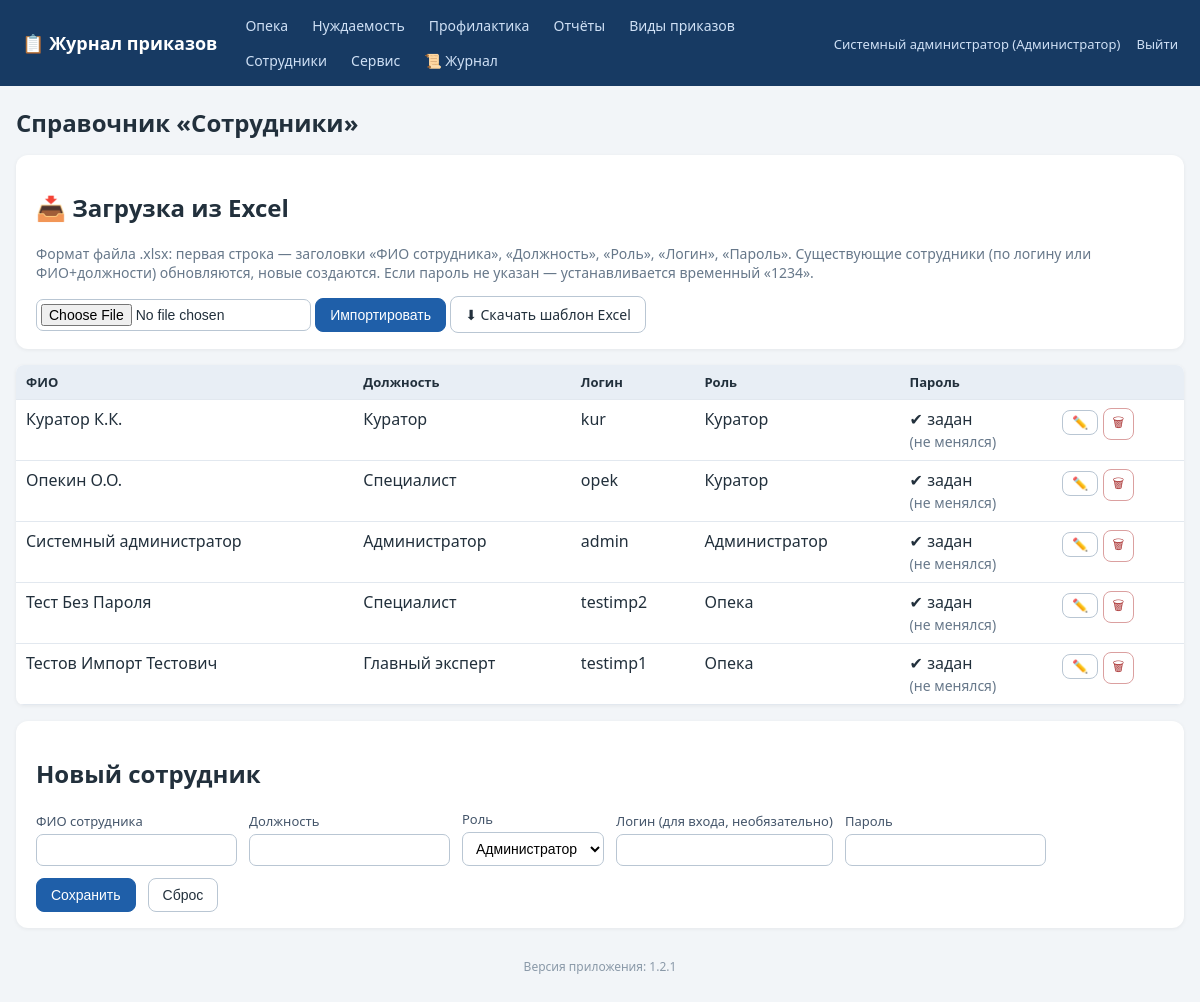
/employees (signed in), run on the app's committed database.
### tables this page shows
CREATE TABLE employees (
    id INTEGER PRIMARY KEY AUTOINCREMENT,
    full_name TEXT NOT NULL,
    position TEXT NOT NULL DEFAULT '',
    login TEXT UNIQUE,
    password_hash TEXT,
    role_id INTEGER REFERENCES roles(id)
, pwd_changed_at TEXT);

CREATE TABLE roles (
    id INTEGER PRIMARY KEY AUTOINCREMENT,
    name TEXT UNIQUE NOT NULL
);

### app.py (the view)
@app.route('/employees')
def employees():
    require_login()
    conn = get_db()
    rows = conn.execute('SELECT e.*, r.name role_name FROM employees e '
                        'LEFT JOIN roles r ON r.id=e.role_id ORDER BY e.full_name').fetchall()
    conn.close()
    return render_template('employees.html', rows=rows)

### app.py (called while the page is built)
@app.after_request
def log_request(response):
    try:
        uid = session.get('user_id')
        status = response.status_code
        lvl = logging.WARNING if status >= 400 else logging.INFO
        log.log(lvl, f'[HTTP] {request.method} {request.path} -> {status} '
                     f'(IP: {request.remote_addr}, user_id: {uid or "-"})')
        if status == 403:
            audit('ОТКАЗ В ДОСТУПЕ (403)', f'{request.method} {request.path}')
        if (request.endpoint == 'login' and request.method == 'POST'
                and status == 200):
            log.warning(f'[БЕЗОПАСНОСТЬ] Неудачная попытка входа: логин '
                        f"'{request.form.get('login','')}' от IP "
                        f"{request.remote_addr}")
    except Exception:
        pass
    return response

def get_db():
    conn = sqlite3.connect(DB_PATH)
    conn.row_factory = sqlite3.Row
    conn.execute('PRAGMA foreign_keys = ON')
    return conn

def current_user():
    uid = session.get('user_id')
    if not uid:
        return None
    conn = get_db()
    u = conn.execute('SELECT e.*, r.name AS role_name FROM employees e '
                     'LEFT JOIN roles r ON r.id=e.role_id WHERE e.id=?', (uid,)).fetchone()
    conn.close()
    return u

def require_login():
    if not current_user():
        abort(redirect(url_for('login')))

def can_access_journal(user, journal):
    if not user:
        return False
    if user['role_name'] == 'Администратор':
        return True
    return user['role_name'] in ROLE_ACCESS[journal]

@app.before_request
def _guard():
    open_exceptions = ('login', 'logout', 'static')
    if request.endpoint in open_exceptions:
        return
    if not session.get('user_id'):
        return redirect(url_for('login'))

@app.context_processor
def inject_globals():
    user = current_user()
    journals = [j for j in JOURNAL_TYPES if user and can_access_journal(user, j)]
    return dict(
        cu=user,
        accessible_journals=[(j, JOURNAL_TITLES[j]) for j in journals],
        all_journals=[(j, JOURNAL_TITLES[j]) for j in JOURNAL_TYPES],
        journal_titles=JOURNAL_TITLES,
        all_roles=ALL_ROLES,
        app_version=APP_VERSION,
    )

### templates/employees.html (shortened to what this page needs)
{% extends 'base.html' %}
{% block content %}
<h1>Справочник «Сотрудники»</h1>
{% if cu and cu.role_name=='Администратор' %}
<div class="panel no-print">
  <h2>📥 Загрузка из Excel</h2>
  <p class="muted">Формат файла .xlsx: первая строка — заголовки «ФИО сотрудника», «Должность», «Роль», «Логин», «Пароль».
     Существующие сотрудники (по логину или ФИО+должности) обновляются, новые создаются.
     Если пароль не указан — устанавливается временный «1234».</p>
  <form method="post" action="{{ url_for('employees_import') }}" enctype="multipart/form-data" style="display:inline">
    <input type="file" name="file" accept=".xlsx" required>
    <button class="btn primary" type="submit">Импортировать</button>
  </form>
  <a class="btn" href="{{ url_for('employees_template') }}">⬇ Скачать шаблон Excel</a>
</div>
{% endif %}
<table class="grid">
  <tr><th>ФИО</th><th>Должность</th><th>Логин</th><th>Роль</th><th>Пароль</th><th></th></tr>
  {% for r in rows %}
  <tr>
    <td>{{ r.full_name }}</td><td>{{ r.position }}</td>
    <td>{{ r.login or '—' }}</td><td>{{ r.role_name or '—' }}</td>
    <td>{{ '✔ задан' if r.password_hash else '—' }}{% if r.password_hash and not r.pwd_changed_at %}<br><span class="muted">(не менялся)</span>{% endif %}</td>
    <td class="actions">
      <button class="btn sm" data-id="{{ r.id }}" data-fio="{{ r.full_name }}" data-pos="{{ r.position or '' }}"
              data-login="{{ r.login or '' }}" data-role="{{ r.role_name or 'Куратор' }}"
              data-haspw="{{ 1 if r.password_hash else 0 }}" onclick="editEmp(this)">✏️</button>
      <form method="post" action="{{ url_for('employee_delete', eid=r.id) }}" style="display:inline"
            onsubmit="return confirm('Удалить сотрудника?')"><button class="btn sm danger">🗑</button></form>
    </td>
  </tr>
  {% endfor %}
</table>
<div class="panel">
  <h2 id="empFormTitle">Новый сотрудник</h2>
  <form method="post" action="{{ url_for('employee_save') }}" id="empForm">
    <label>ФИО сотрудника <input name="full_name" id="emp_fio" required></label>
    <label>Должность <input name="position" id="emp_pos"></label>
    <label>Роль
      <select name="role" id="emp_role">
        {% for role in all_roles %}<option>{{ role }}</option>{% endfor %}
      </select>
    </label>
    <label>Логин (для входа, необязательно) <input name="login" id="emp_login" autocomplete="off"></label>
    <label id="pwLabel">Пароль <input type="password" name="password" id="emp_pw" autocomplete="new-password"></label>
    <button class="btn primary" type="submit">Сохранить</button>
    <button class="btn" type="button" onclick="resetEmp()">Сброс</button>
  </form>
</div>
{% endblock %}

### templates/base.html (shortened to what this page needs)
<!DOCTYPE html>
<html lang="ru">
<head>
<link rel="stylesheet" href="{{ url_for('static', filename='style.css') }}">
</head>
<body>
<header class="topbar no-print">
  <div class="brand"><a href="{{ url_for('index') }}">📋 Журнал приказов</a></div>
  <nav>
    {% for j, t in accessible_journals %}
      <a href="{{ url_for('journal_list', journal=j) }}">{{ t }}</a>
    {% endfor %}
    {% if cu and (cu.role_name in ['Администратор','Куратор']) %}
      <a href="{{ url_for('reports') }}">Отчёты</a>
    {% endif %}
    <a href="{{ url_for('order_types') }}">Виды приказов</a>
    {% if cu and cu.role_name == 'Администратор' %}
      <a href="{{ url_for('employees') }}">Сотрудники</a>
      <a href="{{ url_for('service') }}">Сервис</a>
      <a href="{{ url_for('logs_view') }}" title="Журнал логирования">📜 Журнал</a>
    {% endif %}
  </nav>
  <div class="userbox">
    {% if cu %}
      <a href="{{ url_for('profile') }}" title="Сменить пароль">{{ cu.full_name }} ({{ cu.role_name }})</a>
      <a href="{{ url_for('logout') }}">Выйти</a>
    {% endif %}
  </div>
</header>
<main class="container">
  {% block content %}{% endblock %}
</main>
<footer class="foot no-print">Версия приложения: {{ app_version }}</footer>
</body>
</html>

### static/style.css (style rules this page uses)
:root { --bs:#1f5fa9;--bg:#f2f5f8;--tx:#22303c; }
* { box-sizing:border-box }
body { margin:0;font-family:"Segoe UI",Arial,sans-serif;background:var(--bg);color:var(--tx); }
a { color:var(--bs); }
.topbar { display:flex;align-items:center;gap:18px;flex-wrap:wrap;background:#173a63;color:#fff;padding:10px 22px; }
.topbar .brand a { color:#fff;font-weight:700;font-size:18px;text-decoration:none; }
.topbar nav { display:flex;gap:4px;flex-wrap:wrap;flex:1; }
.topbar nav a { color:#cfe0f5;text-decoration:none;padding:6px 10px;border-radius:6px;font-size:14px; }
.userbox a { color:#cfe0f5;text-decoration:none;font-size:13px;margin-left:12px; }
.container { max-width:1200px;margin:20px auto;padding:0 16px; }
h1 { font-size:24px; }
.panel { background:#fff;border-radius:12px;padding:16px 20px;margin:16px 0;box-shadow:0 1px 4px rgba(0,0,0,.06); }
.panel form { display:flex;flex-wrap:wrap;gap:12px;align-items:end; }
label { display:flex;flex-direction:column;font-size:13px;gap:4px;color:#44556a; }
input,select { padding:7px 9px;border:1px solid #b9c6d3;border-radius:7px;font-size:14px;background:#fff; }
input[type=file] { padding:4px; }
.btn { display:inline-block;padding:8px 14px;border-radius:8px;border:1px solid #b9c6d3;background:#fff;color:var(--tx);cursor:pointer;font-size:14px;text-decoration:none; }
.btn.primary { background:var(--bs);border-color:var(--bs);color:#fff; }
.btn.danger { background:#fff;border-color:#dba0a0;color:#a33; }
.btn.sm { padding:4px 9px;font-size:13px; }
table.grid { width:100%;border-collapse:collapse;background:#fff;margin:14px 0;box-shadow:0 1px 4px rgba(0,0,0,.06);border-radius:8px;overflow:hidden; }
.grid th { background:#e8eef5;font-size:13px;text-align:left; }
.grid th,.grid td { padding:8px 10px;border-bottom:1px solid #e2e8ef;vertical-align:top; }
.actions { white-space:nowrap; }
.muted { color:#67788a;font-size:14px; }
.foot { text-align:center;color:#8a99a8;font-size:12px;margin:30px 0; }

### data on the page
employees: full_name "Системный администратор", position "Администратор", login "admin", name "Администратор", password_hash "✔ задан", shows "(не менялся)"
roles: role_name "Администратор"
employees: full_name "Куратор К.К.", position "Куратор", login "kur", name "Куратор", password_hash "✔ задан", shows "(не менялся)"
employees: full_name "Опекин О.О.", position "Специалист", login "opek", name "Куратор", password_hash "✔ задан", shows "(не менялся)"
employees: full_name "Тест Без Пароля", position "Специалист", login "testimp2", name "Опека", password_hash "✔ задан", shows "(не менялся)"
employees: full_name "Тестов Импорт Тестович", position "Главный эксперт", login "testimp1", name "Опека", password_hash "✔ задан", shows "(не менялся)"

### other printed values
{{ t }} "Опека" "Нуждаемость" "Профилактика"
{{ app_version }} "1.2.1"
form field role "Администратор"
